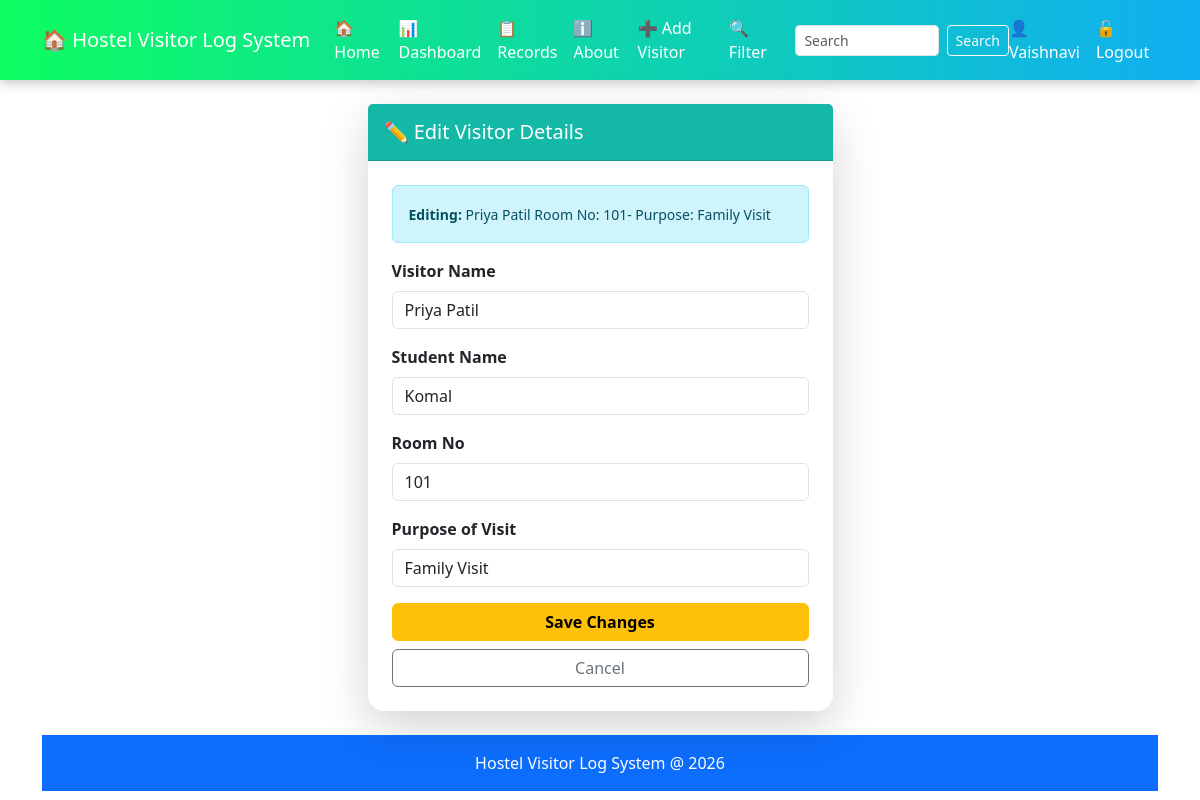
The app's page /edit_visitor/1 (signed in) with its own data.
### tables this page shows
CREATE TABLE visitors(
        id INTEGER PRIMARY KEY AUTOINCREMENT,
        visitor_name TEXT NOT NULL,
        student_name TEXT NOT NULL,
        room_no TEXT NOT NULL,
        purpose TEXT NOT NULL
    );

### app.py (the view, shortened to what this page needs)
@app.route("/edit_visitor/<int:id>", methods=["GET", "POST"])
def edit_visitor(id):
    if session.get('role') !='admin':
        flash("Admins only! You do not have permission","danger")
        return redirect('/')
    conn = get_db()
    visitor = conn.execute("""
        SELECT * FROM visitors WHERE id=?
    """, (id,)).fetchone()
    conn.close()
    return render_template("edit_visitor.html", visitor=visitor)

### app.py (called while the page is built)
def get_db():
    conn = sqlite3.connect("Database.db")
    conn.row_factory = sqlite3.Row
    return conn

### templates/edit_visitor.html (shortened to what this page needs)
{% extends "base.html" %}
{% block content %}
<div class="row-justify-content center">
<div class="col-md-5 mx-auto">
<div class="card shadow-lg border-0 rounded-4 ">
    <div class="card-header py-3" style="background-color: #14b8a6;">
        <h5 class="mb-0 text-white">
            ✏️ Edit Visitor Details
        </h5>
    </div>
    <div class="card-body p-4">
        <div class="alert alert-info" py-2 mb-4 role="alert">
            <small>
                <strong>Editing: </strong>
                {{ visitor.visitor_name }}
                Room No: {{visitor.room_no}}-
                Purpose: {{ visitor.purpose }}
            </small>
        </div>
        <form action="/edit_visitor/{{ visitor.id }}"
              method="POST">
              <div class="mb-3">
                <label class="form-label fw-bold">Visitor Name</label>
              <input required
                     name="visitor_name"
                     class="form-control"
                     placeholder="Enter Visitor Name"
                     type="text"
                     value="{{ visitor.visitor_name }}">
              </div>
            <div class="mb-3">
                <label class="form-label fw-bold">Student Name</label>
                <input required
                       name="student_name"
                       class="form-control"
                       placeholder="Enter Student Name"
                       type="text"
                       value="{{ visitor.student_name }}">
                </div>
            <div class="mb-3">
                <label class="form-label fw-bold">Room No</label>
                <input required
                       name="room_no"
                       class="form-control"
                       placeholder="Enter Room No "
                       type="number"
                       value="{{ visitor.room_no }}">
                </div>
            <div class="mb-3">
                <label class="form-label fw-bold">Purpose of Visit </label>
                <input required
                          name="purpose"
                          class="form-control"
                          type="text"value="{{ visitor.purpose }}">
                </div>
            <div class="d-grid">
                <button type="submit" class="btn btn-warning fw-bold">
                    Save Changes
                </button>
                <a href="/records"
                   class="btn btn-outline-secondary mt-2">
                    Cancel
                </a>
            </div>
        </form>
    </div>
</div>
</div>
{% endblock %}

### records on screen
visitors: visitor_name "Priya Patil", room_no "101", purpose "Family Visit", student_name "Komal"

### other values on screen
{{ session.get('username') }} "Vaishnavi"
